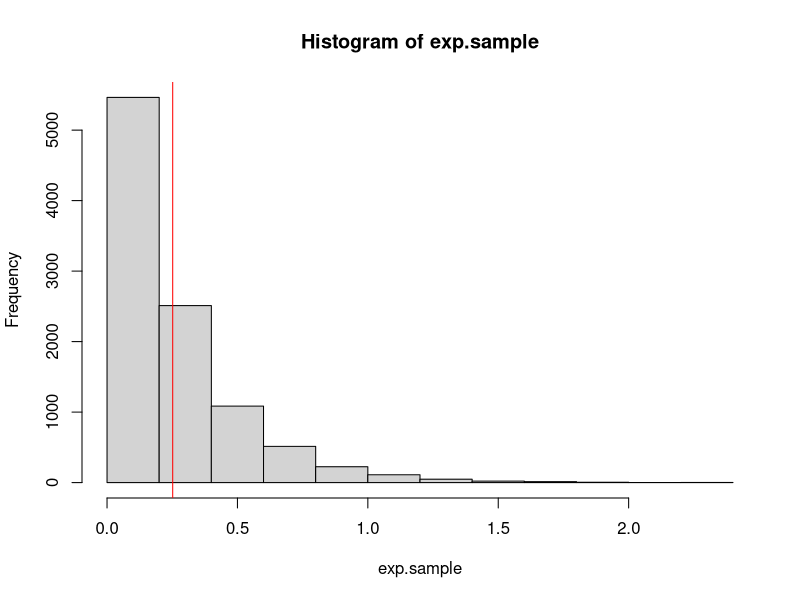
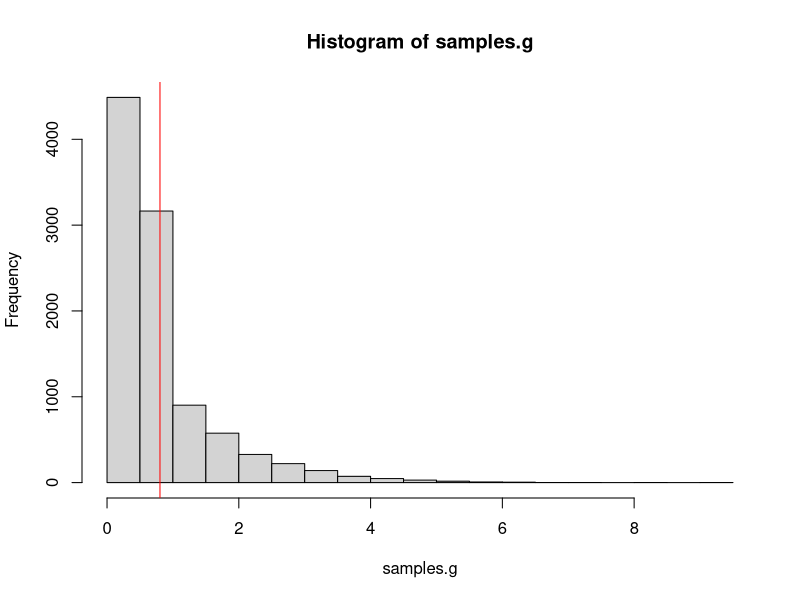
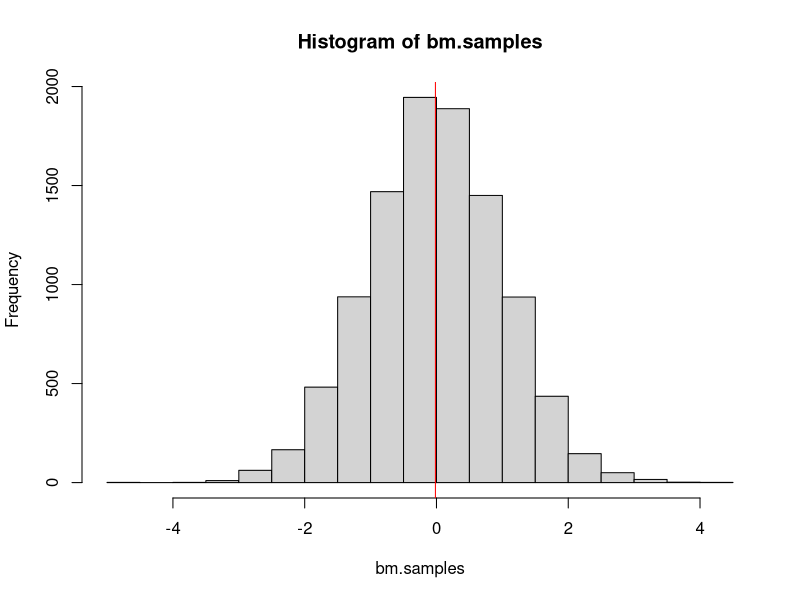
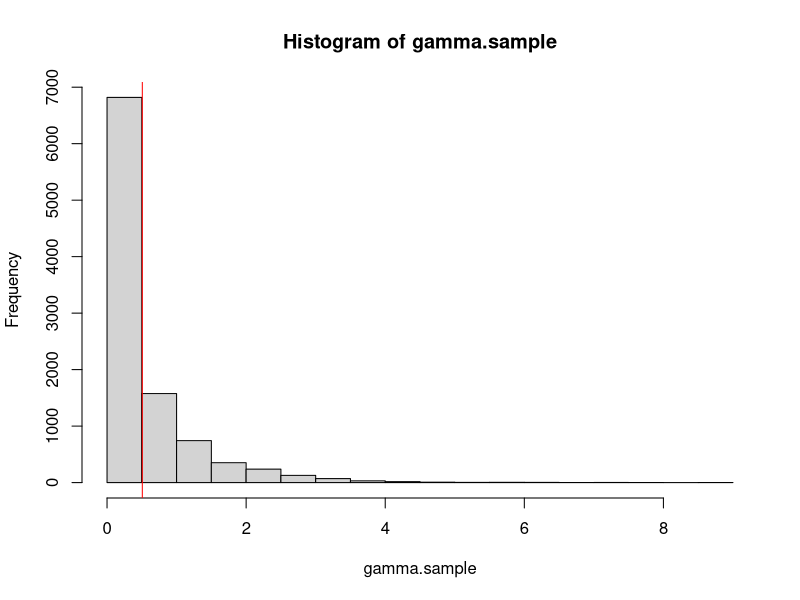
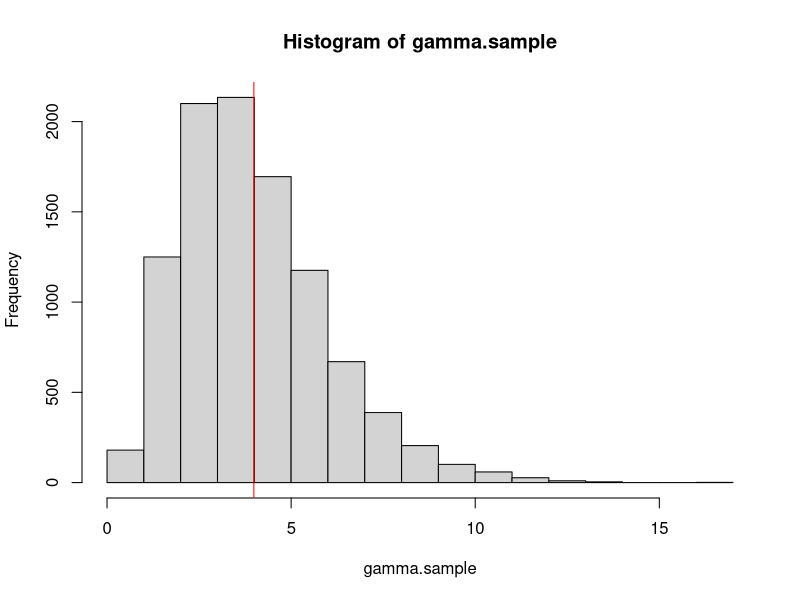
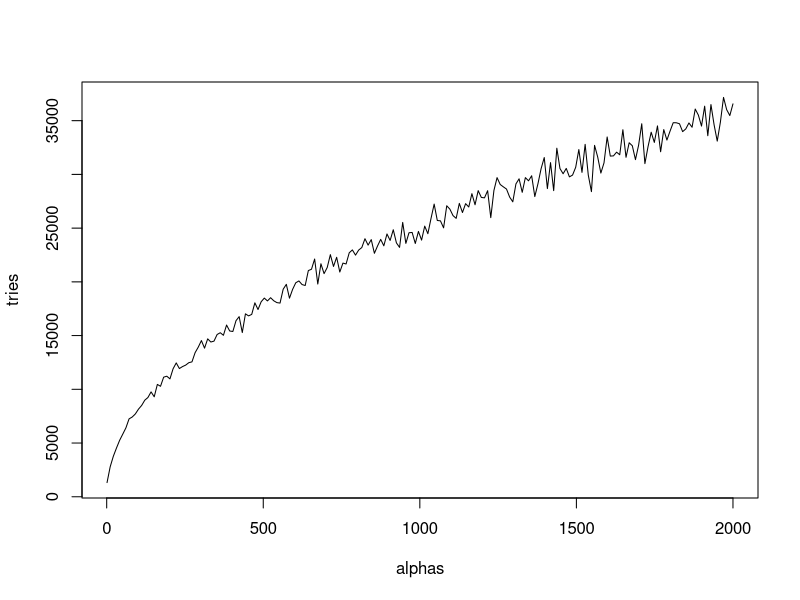
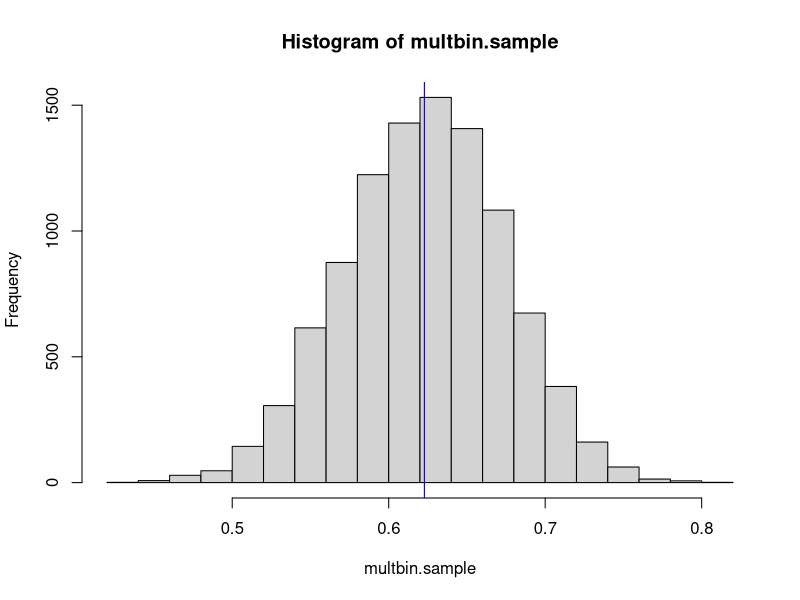

Write R code to recreate these figures, in order.
## ---- chunk 1
knitr::opts_chunk$set(echo = TRUE)
## ---- chunk 2
# Function to sample n times from exponential distribution
samples_exp = function(rate, n){
  u = runif(n)          # Sample from unif(0,1) distribution
  x = - log(u) / rate   # Compute values using inverse cdf
  return(x)             # Vector of n samples
}

# Function to print mean and variance
print.mean.var = function(n, m.emp, m.th, v.emp, v.th) {
  cat('Number of samples:', n)
  cat('\n\nEmpirical mean:', m.emp)
  cat('\nTheoretical mean:', m.th)
  cat('\n\nEmpirical variance:', v.emp)
  cat('\nTheoretical variance:', v.th)
}

# Check function
set.seed(0)
rate = 4                                        # Set rate parameter
n = 10000                                       # Number of samples
exp.sample = samples_exp(rate, n)               # Sample
hist(exp.sample)                                # Histogram of sample

mean.emp.exp = mean(exp.sample)                 # Empirical mean
abline(v = mean.emp.exp, col = "red") 
mean.th.exp = 1 / rate                          # Theoretical mean

var.emp.exp = var(exp.sample)                   # Empirical variance
var.th.exp = 1 / rate^2                         # Theoretical variance

print.mean.var(n, mean.emp.exp, mean.th.exp, var.emp.exp, var.th.exp)  # Print values
## ---- chunk 3
# Function to sample from g using inverse cdf
samples_g = function(alpha, n) {
  c = alpha * exp(1) / (alpha + exp(1))   # Normalizing constant
  u = runif(n)                            # Sample from unif(0,1) distribution
  vec = rep(0, n)                         # Vector to store the generated samples
  for(i in 1:length(u)){
    if(u[i]<= c/alpha) {vec[i] = (alpha * u[i] / c)^(1 / alpha)}  # Use case 1 in inverse cdf to generate sample
    else {vec[i] = -log(1/alpha + exp(-1) - u[i]/c)}              # Use case 2 in inverse cdf to generate sample
  }
  return(vec)
}

# Check function
set.seed(1) 
alpha = 0.8                               # Set parameter
c = alpha * exp(1) / (alpha + exp(1))     # Normalizing constant
n = 10000                                 # Number of samples
samples.g = samples_g(alpha, n)           # Sampling from g
hist(samples.g)                           # Histogram of samples

mean.emp.g = mean(samples.g)                      # Empirical mean
abline(v = mean.emp.g, col = "red") 
mean.theo.g = c * (1/(alpha+1) + 2*exp(-1))       # Theoretical mean

var.emp.g = var(samples.g)                                  # Empirical variance
var.theo.g = c * (1/(alpha+2) + 5*exp(-1)) - mean.theo.g^2  # Theoretical variance

print.mean.var(n, mean.emp.g, mean.theo.g, var.emp.g, var.theo.g)   # Print values
## ---- chunk 4
# Function to generate n samples from N(0,1) using Box Muller
boxmuller = function(n) {
  # Sample from unif(0,1)
  u1 = runif(n)
  u2 = runif(n)
  # Polar coordinates
  r = sqrt(-2*log(u1))
  theta = 2*pi*u2
  #Cartesian coordinate(s)
  x = r*cos(theta)          # Vector of n independent samples
  #y = r*sin(theta)
  return(x)
}

# Check function
set.seed(10) 
n = 10000                       # Number of samples
bm.samples = boxmuller(n)       # Sampling from N(0,1)
hist(bm.samples)                # Histogram of samples

mean_bm = mean(bm.samples)      # Empirical mean
abline(v = mean_bm, col="red") 
var_bm = var(bm.samples)        # Empirical variance

print.mean.var(n, mean_bm, 0, var_bm, 1)  # Print values
## ---- chunk 5
# Function to generate a realization from d-variate normal distribution
mult_normal = function(d, mu, sigma) {
  # mu is vector of means, must have length d
  # sigma is covariance matrix, must have dimension dxd
  x = boxmuller(d)    # d N(0,1) distributed variables
  A = t(chol(sigma))  # Cholesky decomposition of covariance matrix (lower triangular)
  y = mu + A %*% x    # d-variate N(mu, sigma)
  return(y)
}


# Check function

# vector of means and covariance matrix
mu = c(1,2)         
sigma = cbind(c(1,0.5),c(0.5,1))

# Estimate mean and empirical variance
set.seed(50) 
n = 10000                     # Number of realizations
mu_est = rep(0,length(mu))    
multnor.sample = matrix(NA, n, length(mu))
for(i in 1:n) {
  multnor = mult_normal(length(mu),mu,sigma)
  mu_est = mu_est + multnor
  multnor.sample[i,] = multnor
  }
mu_est = mu_est / n               # Estimated mean vector

sigma_est = var(multnor.sample)   # Estimated covariance matrix

# Printing
cat('True mean:', mu)
cat('\nEstimated mean:', mu_est)
cat('\n\nTrue covariance matrix:\n')
sigma
cat('\nEstimated covariance matrix:\n')
sigma_est
## ---- chunk 6
# Function to calculate the acceptance probability
accprob = function(x, alpha) {
  if(x<1) {return(exp(-x))}
  else if(x>=1) {return(x^(alpha-1))}
}

# Function to generate n samples from f
gamma_rejsamp = function(n, alpha) {
  vec = rep(0, n)             # Vector for storing the accepted samples
  i = 1
  while(i<=n) {
    x = samples_g(alpha, 1)   # Sample from proposal density
    u = runif(1)              # Sample from unif(0,1)
    a = accprob(x, alpha)     # Calculate acceptance probability
    if(u<=a) {                # Accept x as a sample
      vec[i] = x              # Store x
      i = i + 1
      }
  }
  return(vec)
}

# Check function
set.seed(60) 
alpha = 0.5     # Set parameter
n = 10000       # Number of samples
gamma.sample = gamma_rejsamp(n, alpha)    # Generate samples
hist(gamma.sample) 


mean.emp = mean(gamma.sample)   # Empirical mean 
abline(v = mean.emp, col = "red") 
mean.theo = alpha               # Theoretical mean

var.emp = var(gamma.sample)     # Empirical variance
var.theo = alpha                # Theoretical variance

print.mean.var(n, mean.emp, mean.theo, var.emp, var.theo)   # Printing values
## ---- chunk 7
# Function to generate n samples from ln(unif(0,ab))
inv.cdf.sampling = function(n, ln.ab) {
  u = runif(n)    # Sample from unif(0,1)
  x = ln.ab + log(u)   # Using inverse cdf
  return(x)
}

# Function to generate n samples from f
# alpha > 1
# Using log-scale to avoid numerical problems
samples.f = function(n, alpha) {
  vec = rep(0,n)                        # Vector for storing the samples
  i = 1                                 # Count index in vec
  lna = (alpha-1) / 2 * (log(alpha-1) -1) # Value of ln(a)
  lnb = (alpha+1) / 2 * (log(alpha+1) -1) # Value of ln(b_+)
  tries = 0                             # Count number of tries to generate n realizations
  while(i<=n) {
    z1 = inv.cdf.sampling(1,lna)          # Sample from ln(unif(0,a))
    z2 = inv.cdf.sampling(1,lnb)          # Sample from ln(unif(b_-,b_+))
    diff = z2 - z1
    limit = ((alpha-1)*diff - exp(diff)) / 2  # Calculate upper limit for z1 in C_f
    if(z1 <= limit) {                   # Accept the sample
      vec[i] = exp(diff)                # Store ratio of uniforms
      i = i + 1
    }
    tries = tries + 1
  }
  return(c(tries,vec))                  # Return number of tries and vector of samples
}

# Check function
set.seed(100) 
alpha = 4       # Set parameter
n = 10000       # Number of samples
gamma.sample = samples.f(n,alpha)[-1]   # Generate samples
hist(gamma.sample)                      # Histogram of samples

mean.emp = mean(gamma.sample)           # Empirical mean
abline(v = mean.emp, col = "red") 
mean.theo = alpha                       # Theoretical mean

var.emp = var(gamma.sample)             # Empirical variance
var.theo = alpha                        # Theoretical variance

print.mean.var(n, mean.emp, mean.theo, var.emp, var.theo) # Printing values

# Number of tries for different alphas
n = 1000                                # Number of samples to generate
alphas = seq(1.1,2000,length.out = 200)   # Values for alpha  
tries = rep(0,length(alphas))           # Vector to store number of tries to generate n samples for different alphas
for(i in 1:length(alphas)) {
  s = samples.f(1000,alphas[i])
  tries[i] = s[1]
}
plot(alphas, tries, type = "l")                      # Plot of alpha vs number of tries
## ---- chunk 8
# Function to generate n samples from gamma distribution
gamma = function(n, alpha, beta) {
  if(alpha<1) {return(gamma_rejsamp(n,alpha) / beta)}       # alpha<1, beta is an inverse scale parameter
  else if(alpha>1) {return(samples.f(n,alpha)[-1] / beta)}  # alpha>1, beta is an inverse scale parameter
  else {return(samples_exp(beta,n))}                        # alpha=1, exponential distribution with rate beta
}

# Test function

# Function to generate samples and print values
test.gam = function(n, alpha, beta) {
  gam.samp = gamma(n, alpha, beta)
  mean.emp = mean(gam.samp)
  mean.theo = alpha / beta
  var.emp = var(gam.samp)
  var.theo = alpha / beta^2
  cat('alpha=',alpha,'\nbeta=',beta,'\n')
  print.mean.var(n, mean.emp, mean.theo, var.emp, var.theo)
  cat('\n\n\n')
}

# Set parameters
set.seed(30) 
n = 10000
alpha = c(0.5, 1, 10)
beta = 2

test.gam(n, alpha[1], beta)
test.gam(n, alpha[2], beta)
test.gam(n, alpha[3], beta)

## ---- chunk 9
#Function for generating one Diriclet distributed variable with parameter alpha:
dirichlet <- function(alphas){
  zs = rep(0,length(alphas))
  for (k in 1:length(alphas)){
    zs[k] <- gamma(1,alphas[k],1)
  }
  return(zs/sum(zs))
}

#Testing
K = 3                         # setting arbitrary parameter K
alphas <- c(0.5,1.0,1.5)    # setting arbitrary alpha parameters
mean.theo <- alphas/sum(alphas)   # theoretical mean 
dirichlet.samples <- rep(0,K)   # initiate samples 
for (i in 1:300){dirichlet.samples = dirichlet.samples + dirichlet(alphas)}   # sample from Diriclet 300 times
mean.diriclet = dirichlet.samples/300   # sample mean
cat("The theoretical means for the Diriclet distribution with K=3, alpha=(0.5,1.0,1.5) \n")
mean.theo
cat("Sample means for the Diriclet distribution with K=3, alpha=(0.5,1.0,1.5) \n")
mean.diriclet

## ---- chunk 10
# Function for ln(f(x))
lnf = function(x) {
  return(125*log(2+x) + 38*log(1-x) + 34*log(x))
}

# Function for ln of the acceptance probability
ln.accprob = function(x) {
  xmax = (15 + sqrt(53809)) / 394   # x value that gives the maximum of ln(f(x))
  lnc = lnf(xmax)                   # Maximum of ln(f(x))
  return(lnf(x) - lnc)
}

multbinom = function(n) {
  vec = rep(0,n)              # Vector to store the n samples
  i = 1
  tries = 0                   # Count number of tries
  while(i<=n) {
    theta = runif(1)          # Sample theta from proposal density
    lnu = log(runif(1))       # ln of sample from unif(0,1)
    lna = ln.accprob(theta)   # ln of acceptance probability
    if(lnu<=lna) {            # Accept sample
      vec[i] = theta
      i = i + 1
    }
    tries = tries + 1
  }
  return(c(tries,vec))
}

## ---- chunk 11
multbin = multbinom(10000)            #sample from multinomial
multbin.tries = multbin[1]            #no of attempts
multbin.sample = multbin[-1]          #samples
multbin.mean.MC <- mean(multbin.sample)   #Monte Carlo estimator of exepctation 

#Function for integrand to get prior of y
multbin.prior <- function(x){
  return((2+x)^125*(1-x)^38*x^34)
}

#function for integrand to get expectation of theta
multbin.integrand <- function(x){
  c <- integrate(multbin.prior,0,1)                 #gives f(y)
  return((1/(c$value))*x*(2+x)^125*(1-x)^38*x^34)   #gives theta*f(theta|y)
}

multbin.mean.exact <- integrate(multbin.integrand,0,1)  #numerical integral, theta from 0 to 1
multbin.mean.exact

#Histogram of sampled values of theta
hist(multbin.sample)
abline(v = multbin.mean.MC, col="red")        #Monte Carlo integration mean
abline(v = multbin.mean.exact$value, col="blue")    #Expectation from numerical integration 
## ---- chunk 12
#Average number of attempts before getting an accepted sample
tries.per.sample = multbin.tries / length(multbin.sample)
tries.per.sample

#The theoretical value of the average number of samples needed to get acceptance:
norm.const <- integrate(multbin.prior,0,1)    #the normalizing constant, f(y)
lg.norm.const <- log(norm.const$value)        #log-scaling normalizing constant
xmax = (15 + sqrt(53809)) / 394               #x-val wchich gives maximum f(theta|y)
lg.overall.acceptance <- lnf(xmax)            #overall acceptance c, f(xmax)
lgc <- lg.overall.acceptance - lg.norm.const  #normalized c, log-scale
tries.per.sample.theo <- exp(lgc)             #taking the exponential of the log-scale c
tries.per.sample.theo

## ---- chunk 13
set.seed(50)
#Monte Carlo estimator of theta given y, with Beta(1,5) as prior of theta
multbin.beta15.IS <- sum(multbin.sample*(1-multbin.sample)^4)/sum((1-multbin.sample)^4)
multbin.beta15.IS

